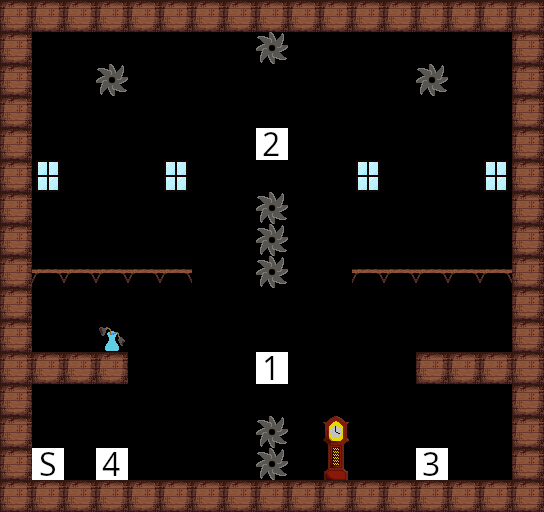

Tiled map render using the project's own tile images. Description and the whole map definition, tile-layer contents included, below:
An orthogonal 17x16 tile map with 32x32 px tiles, 1 tile layer (Tile Layer 1).

<map version="1.10" tiledversion="1.10.2" orientation="orthogonal" renderorder="right-down" width="17" height="16" tilewidth="32" tileheight="32" infinite="0" nextlayerid="2" nextobjectid="1">
 <editorsettings>
  <export target="../assets/levels/LevelSawSilo.csv" format="csv" />
 </editorsettings>
 <tileset firstgid="1" source="tiles.tsx" />
 <layer id="1" name="Tile Layer 1" width="17" height="16">
  <data encoding="csv">
2,2,2,2,2,2,2,2,2,2,2,2,2,2,2,2,2,
2,0,0,0,0,0,0,0,4,0,0,0,0,0,0,0,2,
2,0,0,4,0,0,0,0,0,0,0,0,0,4,0,0,2,
2,0,0,0,0,0,0,0,0,0,0,0,0,0,0,0,2,
2,0,0,0,0,0,0,0,102,0,0,0,0,0,0,0,2,
2,23,0,0,0,23,0,0,0,0,0,23,0,0,0,23,2,
2,0,0,0,0,0,0,0,4,0,0,0,0,0,0,0,2,
2,0,0,0,0,0,0,0,4,0,0,0,0,0,0,0,2,
2,3,3,3,3,3,0,0,4,0,0,3,3,3,3,3,2,
2,0,0,0,0,0,0,0,0,0,0,0,0,0,0,0,2,
2,0,0,22,0,0,0,0,0,0,0,0,0,0,0,0,2,
2,2,2,2,0,0,0,0,101,0,0,0,0,2,2,2,2,
2,0,0,0,0,0,0,0,0,0,0,0,0,0,0,0,2,
2,0,0,0,0,0,0,0,4,0,0,0,0,0,0,0,2,
2,6,0,104,0,0,0,0,4,0,25,0,0,103,0,0,2,
2,2,2,2,2,2,2,2,2,2,2,2,2,2,2,2,2
</data>
 </layer>
</map>
